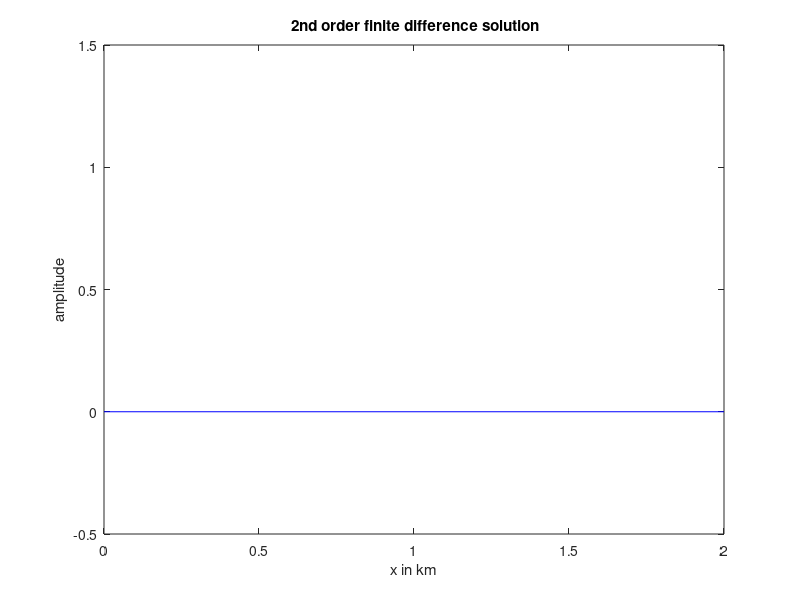

This figure's MATLAB source:
% MATLAB script:  advect_2.m
% Demonstration of leapfrog differencing for 1-d linear advection equation
% applied to a passive tracer with localized distribution.
% Change Nx to examine dependence of amplitude and phase errors on 
% number of grid intervals.  
clear all
close all
S = 100;                        % number of time steps
SF = 20;                        % interval between forward steps
Nxl = input('give number of grid intervals ');
Lx = 2;                         % length of domain
Nx = Nxl+1;                     % number of grid points  
x = linspace(0,Lx,Nx);
dx = Lx/Nxl;                    % grid increment in x
c = 10;                         % advection speed in m/s
q = zeros(size(x));
for n = 1:Nx
    if abs(x(n)-1/4) < 1/8
        q(n) = .25*(cos(8*pi*(x(n)-1/4))+1).^2;
    end
end ; 
qinit = q;
q0 = q;                         % q0 is tracer for time t-dt
qn = q;                         % qn is tracer for time t+dt
sig = .5;                       % value for c*dt/dx
dt = sig*dx/c;
S = 1.25 /(c*dt);               %total number time steps
t = 0;
%Begin time looping with forward step every SF steps
for s = 1:S
    tt = s/SF;
    if rem(tt,1) == 0;
        
        qn(2:Nxl) = q(2:Nxl)-sig/2*(q(3:Nx)-q(1:Nx-2)); %  interior points
        qn(1) = q(1)-sig/2*(q(2)-q(Nxl));   % boundary points
        qn(Nx) = qn(1);
    else
        qn(2:Nxl) = q0(2:Nxl)-sig*(q(3:Nx)-q(1:Nx-2)); %  interior points
        qn(1) = q0(1)-sig*(q(2)-q(Nxl));    % boundary points
        qn(Nx) = qn(1);
    end
    figure(1)

    t = t+dt;
    q0 = q;                 % update for new time t - dt
    q = qn;                 % update for new time t
    plot(x ,q,'b' ),
    xlabel('x in km'), ylabel('amplitude')
    axis([0 2  -.5 1.5])
    title(' 2nd order finite difference solution')
end